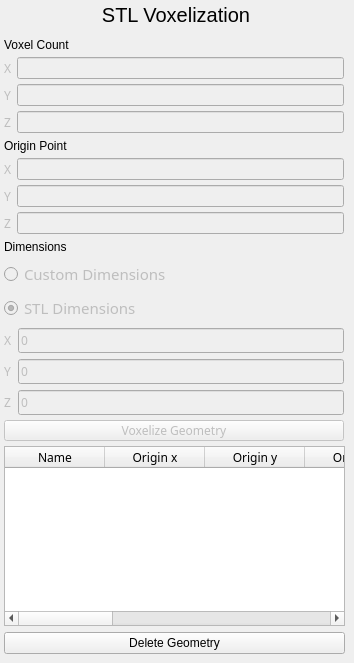
                <widget class="QWidget" name="ImportPartTool">
                 <widget class="QPushButton" name="BVoxelizeGeometry">
                  <property name="enabled">
                   <bool>false</bool>
                  </property>
                  <property name="geometry">
                   <rect>
                    <x>4</x>
                    <y>420</y>
                    <width>340</width>
                    <height>21</height>
                   </rect>
                  </property>
                  <property name="font">
                   <font>
                    <family>Hiragino Sans</family>
                   </font>
                  </property>
                  <property name="text">
                   <string>Voxelize Geometry</string>
                  </property>
                 </widget>
                 <widget class="QLabel" name="LSTLVoxelization">
                  <property name="geometry">
                   <rect>
                    <x>76</x>
                    <y>7</y>
                    <width>200</width>
                    <height>16</height>
                   </rect>
                  </property>
                  <property name="font">
                   <font>
                    <pointsize>15</pointsize>
                    <underline>false</underline>
                    <strikeout>false</strikeout>
                    <fontweight>DemiBold</fontweight>
                   </font>
                  </property>
                  <property name="text">
                   <string>STL Voxelization</string>
                  </property>
                  <property name="alignment">
                   <set>Qt::AlignmentFlag::AlignCenter</set>
                  </property>
                 </widget>
                 <widget class="QTableWidget" name="TParts">
                  <property name="enabled">
                   <bool>true</bool>
                  </property>
                  <property name="geometry">
                   <rect>
                    <x>4</x>
                    <y>446</y>
                    <width>341</width>
                    <height>180</height>
                   </rect>
                  </property>
                  <property name="sizePolicy">
                   <sizepolicy hsizetype="Preferred" vsizetype="Expanding">
                    <horstretch>0</horstretch>
                    <verstretch>0</verstretch>
                   </sizepolicy>
                  </property>
                  <property name="maximumSize">
                   <size>
                    <width>10000</width>
                    <height>180</height>
                   </size>
                  </property>
                  <property name="font">
                   <font>
                    <family>Hiragino Sans</family>
                   </font>
                  </property>
                  <property name="editTriggers">
                   <set>QAbstractItemView::EditTrigger::NoEditTriggers</set>
                  </property>
                  <property name="rowCount">
                   <number>0</number>
                  </property>
                  <column>
                   <property name="text">
                    <string>Name</string>
                   </property>
                  </column>
                  <column>
                   <property name="text">
                    <string>Origin x</string>
                   </property>
                  </column>
                  <column>
                   <property name="text">
                    <string>Origin y</string>
                   </property>
                  </column>
                  <column>
                   <property name="text">
                    <string>Origin z</string>
                   </property>
                  </column>
                  <column>
                   <property name="text">
                    <string>Length x</string>
                   </property>
                  </column>
                  <column>
                   <property name="text">
                    <string>Length y</string>
                   </property>
                  </column>
                  <column>
                   <property name="text">
                    <string>Length z</string>
                   </property>
                  </column>
                  <column>
                   <property name="text">
                    <string>Vox x</string>
                   </property>
                  </column>
                  <column>
                   <property name="text">
                    <string>Vox y</string>
                   </property>
                  </column>
                  <column>
                   <property name="text">
                    <string>Vox z</string>
                   </property>
                  </column>
                 </widget>
                 <widget class="QPushButton" name="BDeleteGeometry">
                  <property name="geometry">
                   <rect>
                    <x>4</x>
                    <y>632</y>
                    <width>341</width>
                    <height>22</height>
                   </rect>
                  </property>
                  <property name="sizePolicy">
                   <sizepolicy hsizetype="Expanding" vsizetype="Fixed">
                    <horstretch>0</horstretch>
                    <verstretch>0</verstretch>
                   </sizepolicy>
                  </property>
                  <property name="maximumSize">
                   <size>
                    <width>450</width>
                    <height>22</height>
                   </size>
                  </property>
                  <property name="text">
                   <string>Delete Geometry</string>
                  </property>
                 </widget>
                 <widget class="QWidget" name="">
                  <property name="geometry">
                   <rect>
                    <x>4</x>
                    <y>38</y>
                    <width>340</width>
                    <height>377</height>
                   </rect>
                  </property>
                  <layout class="QVBoxLayout" name="verticalLayout_8">
                   <item>
                    <layout class="QFormLayout" name="formLayout_23">
                     <property name="horizontalSpacing">
                      <number>5</number>
                     </property>
                     <property name="verticalSpacing">
                      <number>5</number>
                     </property>
                     <item row="1" column="0">
                      <widget class="QLabel" name="LNumberOfVoxelsX">
                       <property name="enabled">
                        <bool>false</bool>
                       </property>
                       <property name="font">
                        <font>
                         <family>Hiragino Sans</family>
                         <pointsize>9</pointsize>
                         <italic>false</italic>
                         <bold>false</bold>
                         <kerning>true</kerning>
                        </font>
                       </property>
                       <property name="text">
                        <string>X</string>
                       </property>
                       <property name="textFormat">
                        <enum>Qt::TextFormat::AutoText</enum>
                       </property>
                      </widget>
                     </item>
                     <item row="1" column="1">
                      <widget class="QLineEdit" name="INNumberOfVoxelsX">
                       <property name="enabled">
                        <bool>false</bool>
                       </property>
                       <property name="sizePolicy">
                        <sizepolicy hsizetype="Preferred" vsizetype="Preferred">
                         <horstretch>0</horstretch>
                         <verstretch>0</verstretch>
                        </sizepolicy>
                       </property>
                       <property name="font">
                        <font>
                         <family>Hiragino Sans</family>
                         <pointsize>9</pointsize>
                        </font>
                       </property>
                       <property name="focusPolicy">
                        <enum>Qt::FocusPolicy::StrongFocus</enum>
                       </property>
                       <property name="inputMethodHints">
                        <set>Qt::InputMethodHint::ImhHiddenText|Qt::InputMethodHint::ImhLatinOnly|Qt::InputMethodHint::ImhPreferNumbers|Qt::InputMethodHint::ImhUrlCharactersOnly</set>
                       </property>
                       <property name="text">
                        <string/>
                       </property>
                       <property name="dragEnabled">
                        <bool>false</bool>
                       </property>
                      </widget>
                     </item>
                     <item row="2" column="0">
                      <widget class="QLabel" name="LNumberOfVoxelsY">
                       <property name="enabled">
                        <bool>false</bool>
                       </property>
                       <property name="font">
                        <font>
                         <family>Hiragino Sans</family>
                         <pointsize>9</pointsize>
                        </font>
                       </property>
                       <property name="text">
                        <string>Y</string>
                       </property>
                      </widget>
                     </item>
                     <item row="2" column="1">
                      <widget class="QLineEdit" name="INNumberOfVoxelsY">
                       <property name="enabled">
                        <bool>false</bool>
                       </property>
                       <property name="sizePolicy">
                        <sizepolicy hsizetype="Preferred" vsizetype="Preferred">
                         <horstretch>0</horstretch>
                         <verstretch>0</verstretch>
                        </sizepolicy>
                       </property>
                       <property name="font">
                        <font>
                         <family>Hiragino Sans</family>
                         <pointsize>9</pointsize>
                        </font>
                       </property>
                       <property name="focusPolicy">
                        <enum>Qt::FocusPolicy::StrongFocus</enum>
                       </property>
                       <property name="inputMethodHints">
                        <set>Qt::InputMethodHint::ImhHiddenText|Qt::InputMethodHint::ImhLatinOnly|Qt::InputMethodHint::ImhPreferNumbers|Qt::InputMethodHint::ImhUrlCharactersOnly</set>
                       </property>
                       <property name="text">
                        <string/>
                       </property>
                      </widget>
                     </item>
                     <item row="3" column="0">
                      <widget class="QLabel" name="LNumberOfVoxelsZ">
                       <property name="enabled">
                        <bool>false</bool>
                       </property>
                       <property name="font">
                        <font>
                         <family>Hiragino Sans</family>
                         <pointsize>9</pointsize>
                        </font>
                       </property>
                       <property name="text">
                        <string>Z</string>
                       </property>
                      </widget>
                     </item>
                     <item row="3" column="1">
                      <widget class="QLineEdit" name="INNumberOfVoxelsZ">
                       <property name="enabled">
                        <bool>false</bool>
                       </property>
                       <property name="sizePolicy">
                        <sizepolicy hsizetype="Preferred" vsizetype="Preferred">
                         <horstretch>0</horstretch>
                         <verstretch>0</verstretch>
                        </sizepolicy>
                       </property>
                       <property name="font">
                        <font>
                         <family>Hiragino Sans</family>
                         <pointsize>9</pointsize>
                        </font>
                       </property>
                       <property name="focusPolicy">
                        <enum>Qt::FocusPolicy::StrongFocus</enum>
                       </property>
                       <property name="inputMethodHints">
                        <set>Qt::InputMethodHint::ImhHiddenText|Qt::InputMethodHint::ImhLatinOnly|Qt::InputMethodHint::ImhPreferNumbers|Qt::InputMethodHint::ImhUrlCharactersOnly</set>
                       </property>
                       <property name="text">
                        <string/>
                       </property>
                      </widget>
                     </item>
                     <item row="0" column="0" colspan="2">
                      <widget class="QLabel" name="LVoxelCount">
                       <property name="font">
                        <font>
                         <fontweight>Medium</fontweight>
                        </font>
                       </property>
                       <property name="text">
                        <string>Voxel Count</string>
                       </property>
                       <property name="alignment">
                        <set>Qt::AlignmentFlag::AlignLeading|Qt::AlignmentFlag::AlignLeft|Qt::AlignmentFlag::AlignTop</set>
                       </property>
                       <property name="margin">
                        <number>0</number>
                       </property>
                      </widget>
                     </item>
                    </layout>
                   </item>
                   <item>
                    <layout class="QFormLayout" name="formLayout">
                     <property name="horizontalSpacing">
                      <number>5</number>
                     </property>
                     <property name="verticalSpacing">
                      <number>5</number>
                     </property>
                     <item row="2" column="0">
                      <widget class="QLabel" name="LOriginX">
                       <property name="enabled">
                        <bool>false</bool>
                       </property>
                       <property name="font">
                        <font>
                         <family>Hiragino Sans</family>
                        </font>
                       </property>
                       <property name="text">
                        <string>X</string>
                       </property>
                      </widget>
                     </item>
                     <item row="2" column="1">
                      <widget class="QLineEdit" name="INOriginX">
                       <property name="enabled">
                        <bool>false</bool>
                       </property>
                       <property name="sizePolicy">
                        <sizepolicy hsizetype="Preferred" vsizetype="Preferred">
                         <horstretch>0</horstretch>
                         <verstretch>0</verstretch>
                        </sizepolicy>
                       </property>
                       <property name="font">
                        <font>
                         <family>Hiragino Sans</family>
                        </font>
                       </property>
                       <property name="focusPolicy">
                        <enum>Qt::FocusPolicy::StrongFocus</enum>
                       </property>
                       <property name="inputMethodHints">
                        <set>Qt::InputMethodHint::ImhHiddenText|Qt::InputMethodHint::ImhLatinOnly|Qt::InputMethodHint::ImhPreferNumbers|Qt::InputMethodHint::ImhUrlCharactersOnly</set>
                       </property>
                       <property name="text">
                        <string/>
                       </property>
                      </widget>
                     </item>
                     <item row="3" column="0">
                      <widget class="QLabel" name="LOriginY">
                       <property name="enabled">
                        <bool>false</bool>
                       </property>
                       <property name="font">
                        <font>
                         <family>Hiragino Sans</family>
                        </font>
                       </property>
                       <property name="text">
                        <string>Y</string>
                       </property>
                      </widget>
                     </item>
                     <item row="3" column="1">
                      <widget class="QLineEdit" name="INOriginY">
                       <property name="enabled">
                        <bool>false</bool>
                       </property>
                       <property name="sizePolicy">
                        <sizepolicy hsizetype="Preferred" vsizetype="Preferred">
                         <horstretch>0</horstretch>
                         <verstretch>0</verstretch>
                        </sizepolicy>
                       </property>
                       <property name="font">
                        <font>
                         <family>Hiragino Sans</family>
                        </font>
                       </property>
                       <property name="focusPolicy">
                        <enum>Qt::FocusPolicy::StrongFocus</enum>
                       </property>
                       <property name="inputMethodHints">
                        <set>Qt::InputMethodHint::ImhHiddenText|Qt::InputMethodHint::ImhLatinOnly|Qt::InputMethodHint::ImhPreferNumbers|Qt::InputMethodHint::ImhUrlCharactersOnly</set>
                       </property>
                       <property name="text">
                        <string/>
                       </property>
                      </widget>
                     </item>
                     <item row="4" column="0">
                      <widget class="QLabel" name="LOriginZ">
                       <property name="enabled">
                        <bool>false</bool>
                       </property>
                       <property name="font">
                        <font>
                         <family>Hiragino Sans</family>
                        </font>
                       </property>
                       <property name="text">
                        <string>Z</string>
                       </property>
                      </widget>
                     </item>
                     <item row="4" column="1">
                      <widget class="QLineEdit" name="INOriginZ">
                       <property name="enabled">
                        <bool>false</bool>
                       </property>
                       <property name="sizePolicy">
                        <sizepolicy hsizetype="Preferred" vsizetype="Preferred">
                         <horstretch>0</horstretch>
                         <verstretch>0</verstretch>
                        </sizepolicy>
                       </property>
                       <property name="font">
                        <font>
                         <family>Hiragino Sans</family>
                        </font>
                       </property>
                       <property name="focusPolicy">
                        <enum>Qt::FocusPolicy::StrongFocus</enum>
                       </property>
                       <property name="inputMethodHints">
                        <set>Qt::InputMethodHint::ImhHiddenText|Qt::InputMethodHint::ImhLatinOnly|Qt::InputMethodHint::ImhPreferNumbers|Qt::InputMethodHint::ImhUrlCharactersOnly</set>
                       </property>
                       <property name="text">
                        <string/>
                       </property>
                      </widget>
                     </item>
                     <item row="1" column="0" colspan="2">
                      <widget class="QLabel" name="LOriginPoint">
                       <property name="font">
                        <font>
                         <fontweight>Medium</fontweight>
                        </font>
                       </property>
                       <property name="text">
                        <string>Origin Point</string>
                       </property>
                       <property name="alignment">
                        <set>Qt::AlignmentFlag::AlignLeading|Qt::AlignmentFlag::AlignLeft|Qt::AlignmentFlag::AlignTop</set>
                       </property>
                       <property name="margin">
                        <number>0</number>
                       </property>
                      </widget>
                     </item>
                    </layout>
                   </item>
                   <item>
                    <widget class="QLabel" name="LDimensions">
                     <property name="font">
                      <font>
                       <fontweight>Medium</fontweight>
                      </font>
                     </property>
                     <property name="text">
                      <string>Dimensions</string>
                     </property>
                     <property name="alignment">
                      <set>Qt::AlignmentFlag::AlignLeading|Qt::AlignmentFlag::AlignLeft|Qt::AlignmentFlag::AlignTop</set>
                     </property>
                     <property name="margin">
                      <number>2</number>
                     </property>
                    </widget>
                   </item>
                   <item>
                    <widget class="QRadioButton" name="BCustomDimensions">
                     <property name="enabled">
                      <bool>false</bool>
                     </property>
                     <property name="sizePolicy">
                      <sizepolicy hsizetype="Maximum" vsizetype="Fixed">
                       <horstretch>0</horstretch>
                       <verstretch>0</verstretch>
                      </sizepolicy>
                     </property>
                     <property name="font">
                      <font>
                       <family>Hiragino Sans</family>
                       <pointsize>11</pointsize>
                      </font>
                     </property>
                     <property name="text">
                      <string>Custom Dimensions</string>
                     </property>
                    </widget>
                   </item>
                   <item>
                    <widget class="QRadioButton" name="BStlDimensions">
                     <property name="enabled">
                      <bool>false</bool>
                     </property>
                     <property name="font">
                      <font>
                       <family>Hiragino Sans</family>
                       <pointsize>11</pointsize>
                      </font>
                     </property>
                     <property name="text">
                      <string>STL Dimensions</string>
                     </property>
                     <property name="checked">
                      <bool>true</bool>
                     </property>
                    </widget>
                   </item>
                   <item>
                    <layout class="QFormLayout" name="formLayout_39">
                     <item row="0" column="0">
                      <widget class="QLabel" name="LLengthX">
                       <property name="enabled">
                        <bool>false</bool>
                       </property>
                       <property name="font">
                        <font>
                         <family>Hiragino Sans</family>
                        </font>
                       </property>
                       <property name="text">
                        <string>X</string>
                       </property>
                      </widget>
                     </item>
                     <item row="1" column="0">
                      <widget class="QLabel" name="LLengthY">
                       <property name="enabled">
                        <bool>false</bool>
                       </property>
                       <property name="font">
                        <font>
                         <family>Hiragino Sans</family>
                        </font>
                       </property>
                       <property name="text">
                        <string>Y</string>
                       </property>
                      </widget>
                     </item>
                     <item row="1" column="1">
                      <widget class="QLineEdit" name="INLengthY">
                       <property name="enabled">
                        <bool>false</bool>
                       </property>
                       <property name="minimumSize">
                        <size>
                         <width>208</width>
                         <height>0</height>
                        </size>
                       </property>
                       <property name="font">
                        <font>
                         <family>Hiragino Sans</family>
                        </font>
                       </property>
                       <property name="focusPolicy">
                        <enum>Qt::FocusPolicy::StrongFocus</enum>
                       </property>
                       <property name="inputMethodHints">
                        <set>Qt::InputMethodHint::ImhPreferNumbers</set>
                       </property>
                       <property name="text">
                        <string>0</string>
                       </property>
                      </widget>
                     </item>
                     <item row="2" column="0">
                      <widget class="QLabel" name="LLengthZ">
                       <property name="enabled">
                        <bool>false</bool>
                       </property>
                       <property name="font">
                        <font>
                         <family>Hiragino Sans</family>
                        </font>
                       </property>
                       <property name="text">
                        <string>Z</string>
                       </property>
                      </widget>
                     </item>
                     <item row="2" column="1">
                      <widget class="QLineEdit" name="INLengthZ">
                       <property name="enabled">
                        <bool>false</bool>
                       </property>
                       <property name="sizePolicy">
                        <sizepolicy hsizetype="Expanding" vsizetype="Fixed">
                         <horstretch>0</horstretch>
                         <verstretch>0</verstretch>
                        </sizepolicy>
                       </property>
                       <property name="minimumSize">
                        <size>
                         <width>210</width>
                         <height>0</height>
                        </size>
                       </property>
                       <property name="font">
                        <font>
                         <family>Hiragino Sans</family>
                        </font>
                       </property>
                       <property name="focusPolicy">
                        <enum>Qt::FocusPolicy::StrongFocus</enum>
                       </property>
                       <property name="inputMethodHints">
                        <set>Qt::InputMethodHint::ImhPreferNumbers</set>
                       </property>
                       <property name="text">
                        <string>0</string>
                       </property>
                      </widget>
                     </item>
                     <item row="0" column="1">
                      <widget class="QLineEdit" name="INLengthX">
                       <property name="enabled">
                        <bool>false</bool>
                       </property>
                       <property name="sizePolicy">
                        <sizepolicy hsizetype="Expanding" vsizetype="Fixed">
                         <horstretch>0</horstretch>
                         <verstretch>0</verstretch>
                        </sizepolicy>
                       </property>
                       <property name="minimumSize">
                        <size>
                         <width>208</width>
                         <height>0</height>
                        </size>
                       </property>
                       <property name="font">
                        <font>
                         <family>Hiragino Sans</family>
                        </font>
                       </property>
                       <property name="focusPolicy">
                        <enum>Qt::FocusPolicy::StrongFocus</enum>
                       </property>
                       <property name="inputMethodHints">
                        <set>Qt::InputMethodHint::ImhPreferNumbers</set>
                       </property>
                       <property name="text">
                        <string>0</string>
                       </property>
                      </widget>
                     </item>
                    </layout>
                   </item>
                  </layout>
                 </widget>
                </widget>
